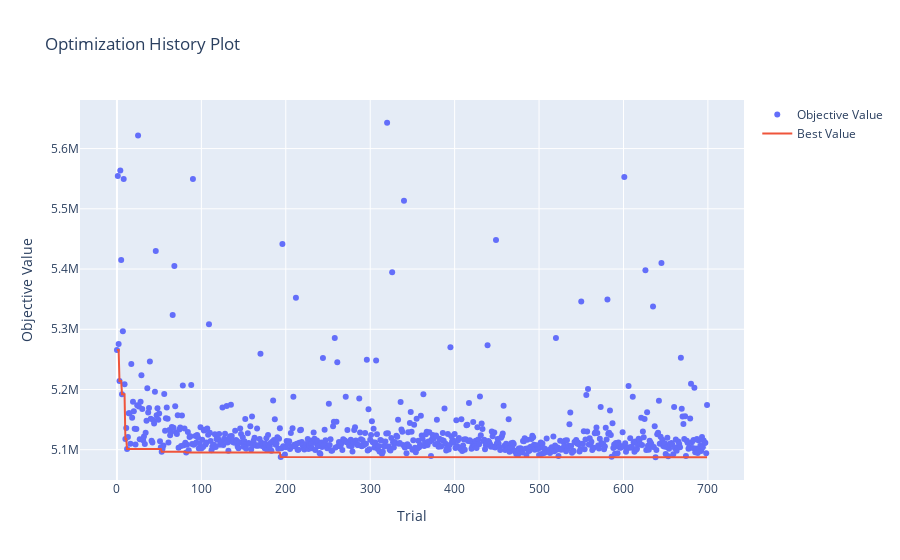

Notebook cell for this chart:
### Code cell
optuna.visualization.plot_optimization_history(study)

### Figure 1 — Plotly figure (JSON) as saved in the notebook; plotly's stock layout.template omitted (floating-point values rounded to 4 significant figures; data arrays with more than 128 entries replaced by an {"elided": "..."} marker saying what was removed)
{"data": [{"mode": "markers", "name": "Objective Value", "type": "scatter", "x": {"elided": "700 int values"}, "y": {"elided": "700 float values"}}, {"mode": "lines", "name": "Best Value", "type": "scatter", "x": {"elided": "700 int values"}, "y": {"elided": "700 float values"}}, {"marker": {"color": "#cccccc"}, "mode": "markers", "name": "Infeasible Trial", "showlegend": false, "type": "scatter", "x": [], "y": []}], "layout": {"title": {"text": "Optimization History Plot"}, "xaxis": {"title": {"text": "Trial"}}, "yaxis": {"title": {"text": "Objective Value"}}}}
